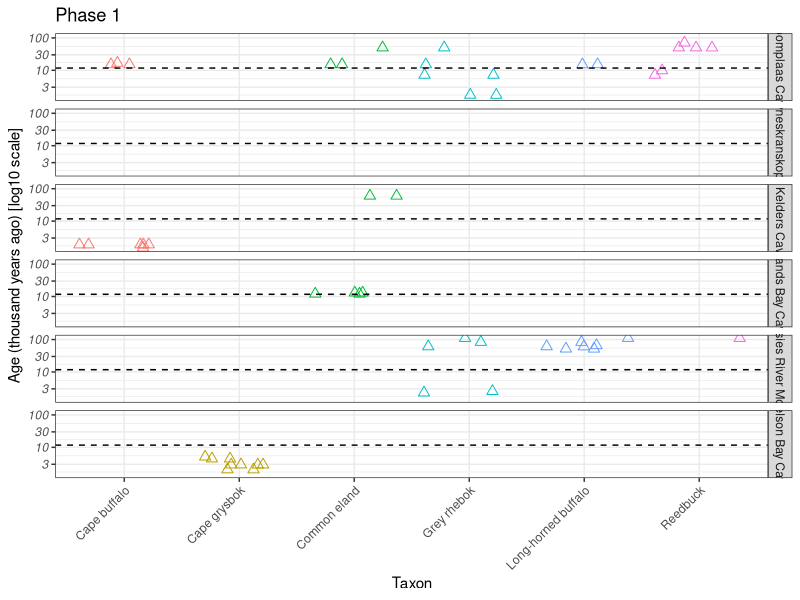
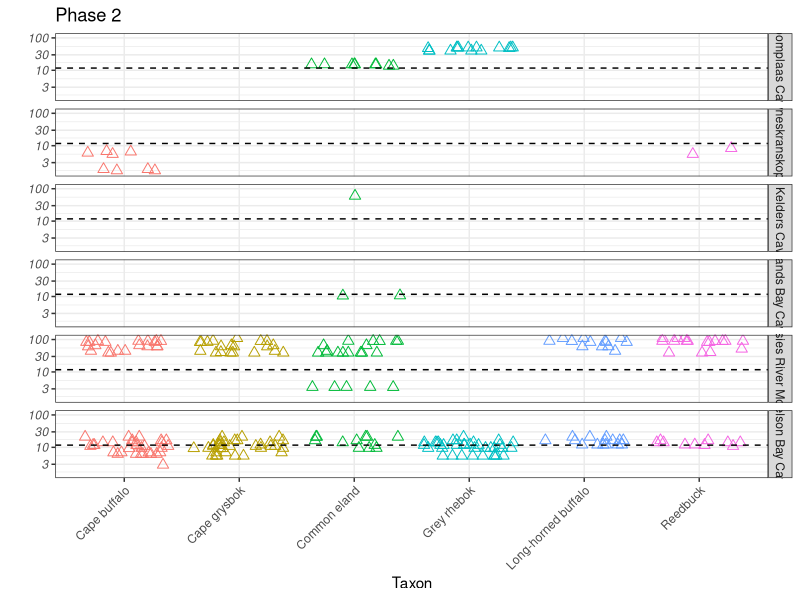
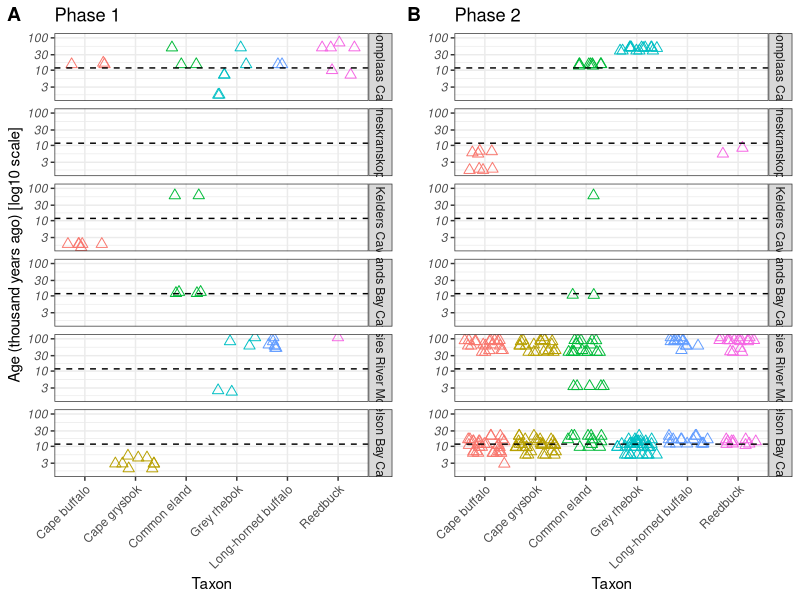
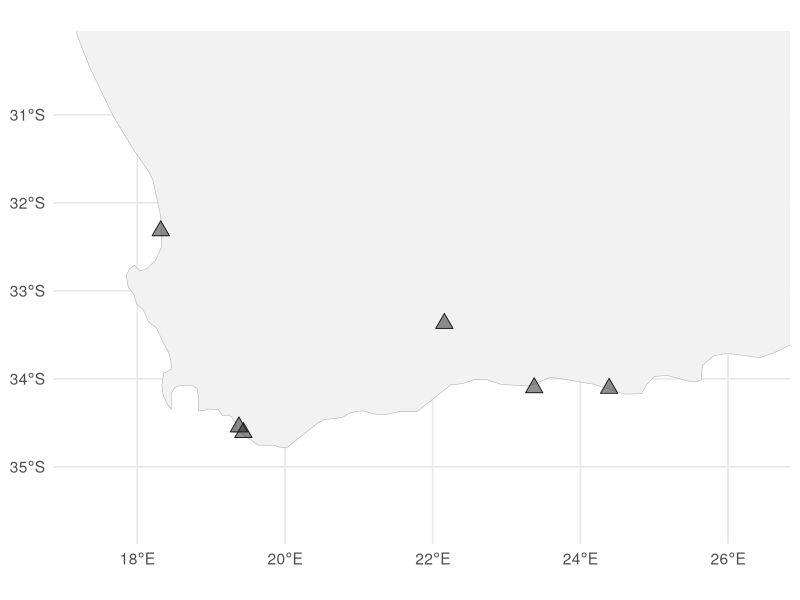
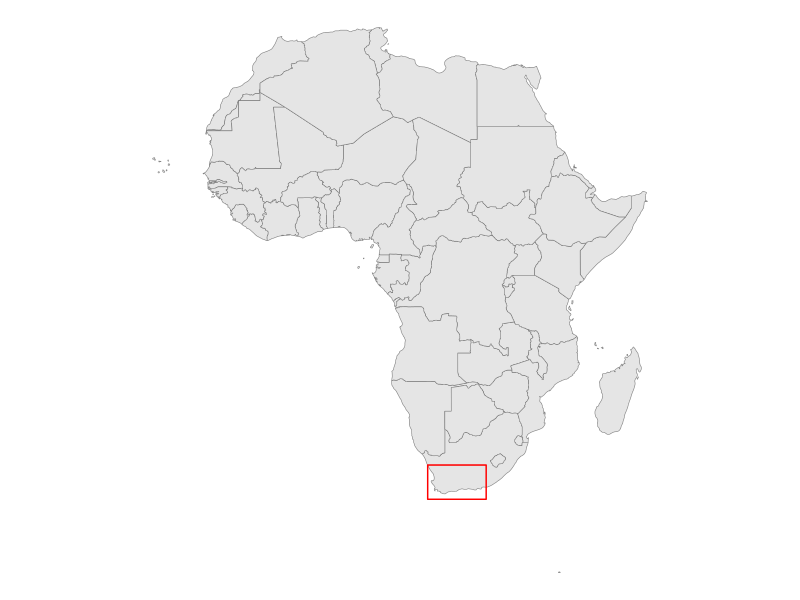
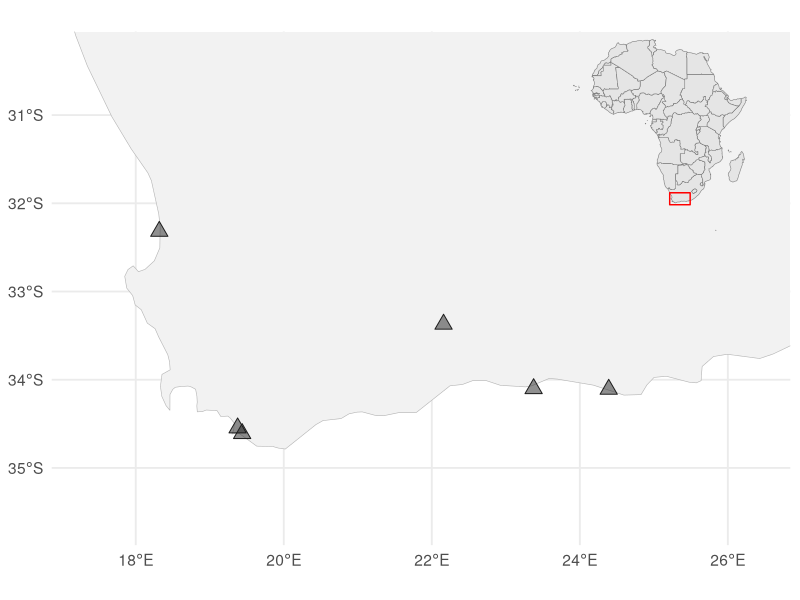
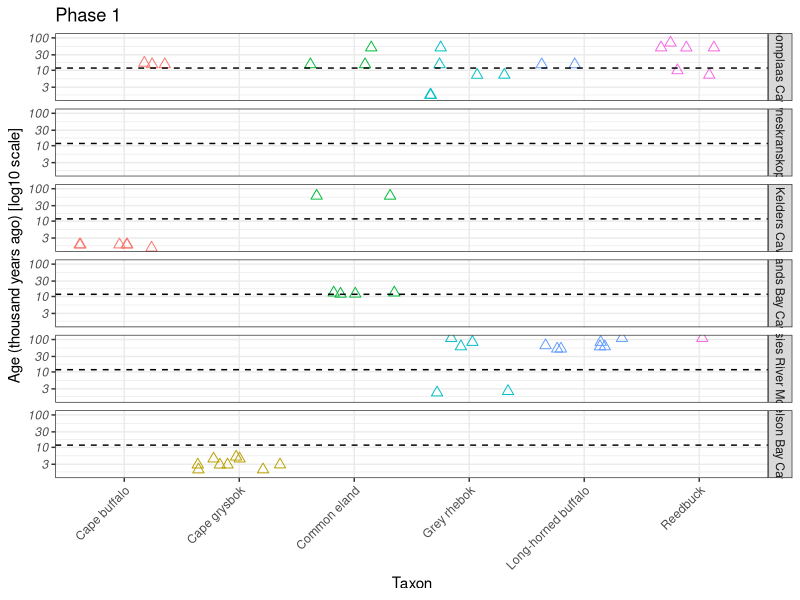
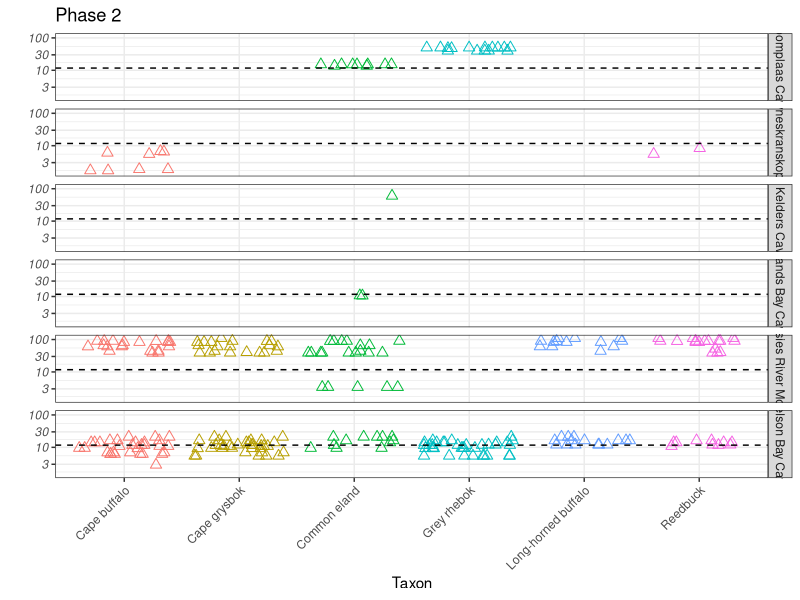

The R script that drew these images, in order:
# Figure 1 - Sampling overview

# Set working directory
#setwd("")

# Load packages
library(tidyverse)
library(rnaturalearth)
library(rnaturalearthdata)
library(sf)
library(cowplot)

# Load data
samples <- read_csv("Table S1 - Specimen metadata.csv", col_names = T, 
                    name_repair = "universal", # Remove spaces from column names and replaces with "."
                    n_max = 321) # Prevents reading of additional info after table

## Rename name.of.site.or.location.where.sample.originated column to Site_long
samples <- rename(samples, Site_long = name.of.site.or.location.where.sample.originated)

# Plot samples ----
all_sites <- c("Boomplaas Cave","Klasies River Mouth","Nelson Bay Cave","Byneskranskop 1","Die Kelders Cave 1","Elands Bay Cave")
site_labels <- c("Boomplaas\nCave","Klasies River\nMouth","Nelson Bay\nCave","Byneskranskop\n1","Die Kelders\nCave 1","Elands Bay\nCave")

## Check age ranges to set x-axis limits (do for Phase 1 and 2 separately)
#samples %>%
#  filter(StudyPhase == "Phase 2") %>%
#  pull(latest.chronometric.age) %>%
#  range()

## Plot Phase 1
p_phase1 <- samples %>%
  filter(Site_long %in% all_sites) %>%
  filter(StudyPhase == "Phase 1") %>%
  complete(Site_long = all_sites, Taxon_plots_common) %>%  # fill missing combinations
  ggplot() +
  geom_point(aes(latest.chronometric.age, y = Taxon_plots_common, colour = Taxon_plots_common), 
             shape = 2, position = "jitter", size = 2.5) +
  facet_wrap(~Site_long, nrow = 6, ncol = 1, strip.position = "right", axes = "margins",
             labeller = labeller(Site_long = site_labels)) +
  scale_x_log10(limits = c(1400, 112000),
                labels = scales::label_number(scale = 1e-3),
                breaks = scales::breaks_log(n = 5),
                name = "Age (thousand years ago) [log10 scale]") +
  scale_y_discrete(name = "Taxon",
                   guide = guide_axis(angle = 45)) +
  geom_vline(xintercept = 11700, linetype = "dashed") +
  coord_flip() +
  labs(title = "Phase 1") +
  theme_bw() +
  theme(legend.position = "none",
        axis.text.y = element_text(face = "italic"))
p_phase1  
ggsave("plot_phase1.pdf", p_phase1, width = 73, height = 290/2, units = "mm")

## Plot Phase 2
p_phase2 <- samples %>%
  filter(Site_long %in% all_sites) %>%
  filter(StudyPhase == "Phase 2") %>%
  complete(Site_long = all_sites, Taxon_plots_common) %>%  # fill missing combinations
  ggplot() +
  geom_point(aes(latest.chronometric.age, y = Taxon_plots_common, colour = Taxon_plots_common), 
             shape = 2, position = "jitter", size = 2.5) +
  facet_wrap(~Site_long, nrow = 6, ncol = 1, strip.position = "right", axes = "margins") +
  scale_x_log10(limits = c(1400, 112000),
                labels = scales::label_number(scale = 1e-3),
                breaks = scales::breaks_log(n = 5),
                name = "") +
  scale_y_discrete(name = "Taxon",
                   guide = guide_axis(angle = 45)) +
  geom_vline(xintercept = 11700, linetype = "dashed") +
  coord_flip() +
  labs(title = "Phase 2") +
  theme_bw() +
  theme(legend.position = "none",
        axis.text.y = element_text(face = "italic"))
p_phase2  
ggsave("plot_phase2.pdf", p_phase2, width = 73, height = 290/2, units = "mm")

# Combine plots
p_comb <- cowplot::plot_grid(p_phase1, p_phase2, nrow = 1, ncol = 2, 
            align = "v", 
            axis = "lr", 
            labels = c("A", "B"))
p_comb
ggsave("plot_phases.pdf", p_comb, width = 146, height = 292/2, units = "mm")



# Plot sites map ----
sites <- read_csv("Sites_GPS.csv", col_names = T)
map_sites <- c("BPA", "KRM", "NBC", "BNK1", "DK1", "EBC")
## Prep site data
sites_df <- samples %>%
  left_join(sites, by = "Site_short") %>%
  filter(Site_short %in% map_sites) %>%
  select(Site_short, Lat, Lon) %>%
  distinct()   # one row per site
## Convert to sf object
sites_sf <- st_as_sf(sites_df, coords = c("Lon", "Lat"), crs = 4326)
## Get the world map as an sf object
world <- ne_countries(scale = "medium", returnclass = "sf")
# Compute centroids for country labels
world_centroids <- st_centroid(world)

## Plot map with labels for use in later editing in Inkscape
#ggplot() +
#  geom_sf(data = world, fill = "gray95", color = "gray70") +
#  geom_sf(data = sites_sf, aes(), shape = 24, size = 4, fill = "#23232380", colour = "gray10") +
#  geom_sf_text(data = world_centroids, aes(label = name),              # country labels
#               size = 4, color = "gray30") +
#  coord_sf(xlim = c(min(sites_df$Lon) - 2, max(sites_df$Lon) + 2),
#           ylim = c(min(sites_df$Lat) - 2, max(sites_df$Lat) + 2)) + # zoom to region
#  theme_minimal(base_size = 14) +
#  labs(colour = "Site", x = NULL, y = NULL)
#ggsave("plot_Sites_map_labels.png")
# Determine zoom region
xlim_region <- c(min(sites_df$Lon) - 1, max(sites_df$Lon) + 2)
ylim_region <- c(min(sites_df$Lat) - 1, max(sites_df$Lat) + 2)

# Main map
main_map <- ggplot() +
  geom_sf(data = world, fill = "gray95", color = "gray70") +
  geom_sf(data = sites_sf, aes(), shape = 24, size = 4, fill = "#23232380", colour = "gray10") +
  geom_sf_text(data = world_centroids, aes(label = name),
               size = 4, color = "gray30") +
  coord_sf(xlim = xlim_region, ylim = ylim_region) +
  labs(x = NULL, y = NULL) +
  theme_minimal(base_size = 14)
main_map
#ggsave("plot_Sites_map_labels.png", main_map)

# Africa map
africa <- world %>% filter(continent == "Africa")

# Bounding box for the zoomed region
bbox <- st_as_sfc(st_bbox(c(xmin = xlim_region[1], xmax = xlim_region[2],
                            ymin = ylim_region[1], ymax = ylim_region[2]),
                          crs = st_crs(africa)))

inset_map <- ggplot() +
  geom_sf(data = africa, fill = "gray90", color = "gray50") +
  geom_sf(data = bbox, fill = NA, color = "red", linewidth = 0.5) +   # highlight main map region
  theme(panel.background = element_rect(fill = "white"),
        panel.border = element_blank(),
        panel.spacing = unit(0.0, "cm"),
        axis.title = element_blank(),
        axis.text = element_blank(),
        axis.ticks = element_blank(),
        panel.grid = element_blank()) +
  theme_void()
inset_map

# Place inset in the top-right corner of main map
ggdraw() +
  draw_plot(main_map) +
  draw_plot(inset_map, x = 0.65, y = 0.6, width = 0.35, height = 0.35)
ggsave("plot_map.pdf", width = 6.11, height = 4.19, units = "in")
ggsave("plot_map.svg", width = 6.11, height = 4.19, units = "in")
